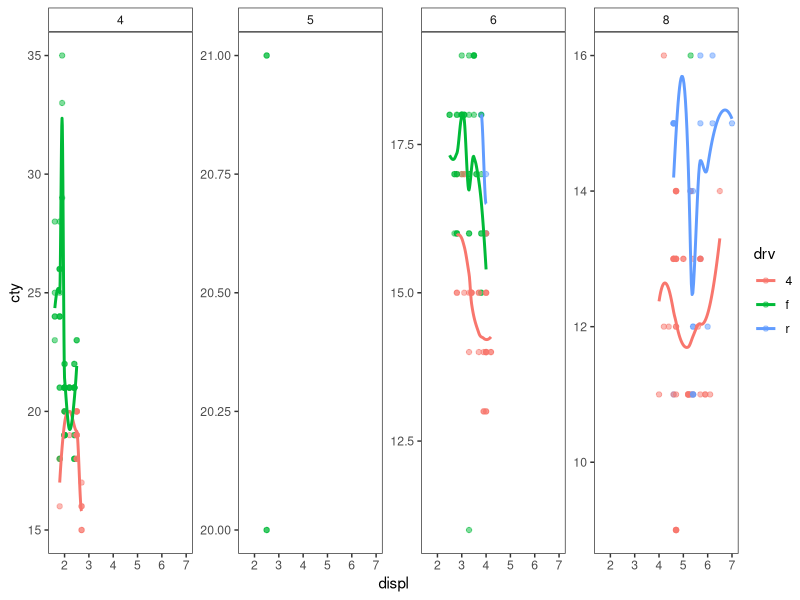
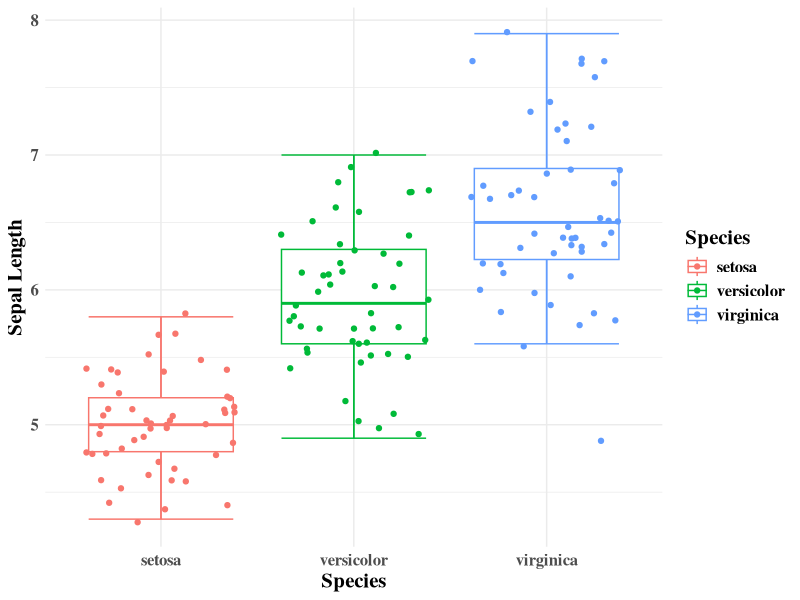

Here is the R script that generated these plots, in order:

###########################################################################
###########################################################################
###                                                                     ###
###                       DATA VISUALIZATION IN R                       ###
###                                                                     ###
###########################################################################
###########################################################################

library(tidyverse)

# Scatter Plot Demo
ggplot(data=mpg,mapping=aes(x = displ,y = cty,color=drv))+
  geom_point(alpha=0.5)+
  geom_smooth(se=FALSE)+
  facet_wrap(~cyl,nrow = 1,scales = 'free_y')+
  theme_test()+
  theme(strip.background = element_rect(fill = NA))

# Boxplot Demo

ggplot(data = iris,aes(x = Species,y = Sepal.Length,col=Species))+
  stat_boxplot(geom = 'errorbar')+
  geom_boxplot(outlier.shape = NA)+
  theme_minimal()+
  labs(y='Sepal Length')+
  theme(text = element_text(family = 'serif',face = 'bold',size = 15))+
  geom_jitter()
